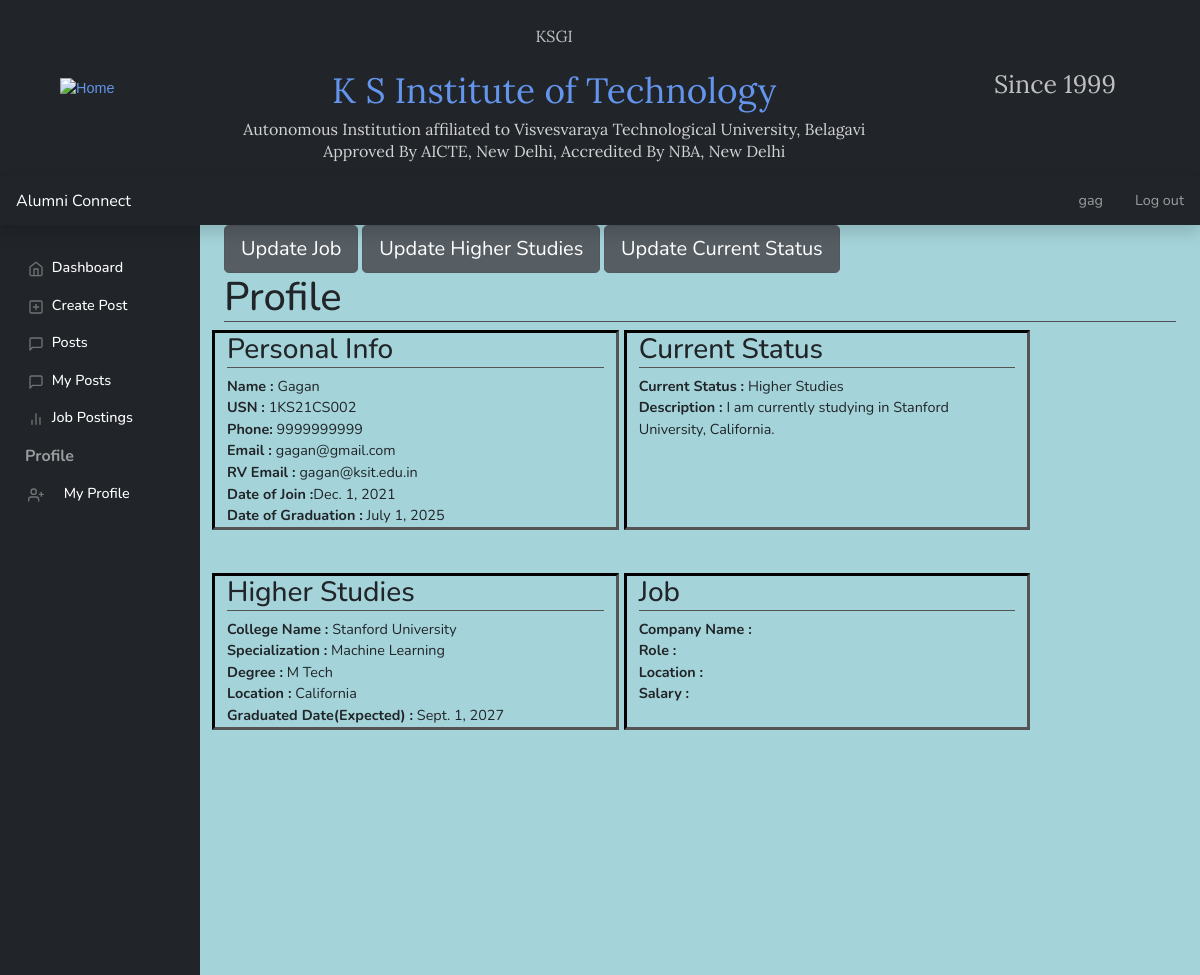
The app's page /alumni/profile (signed in) with its own data.
### alumni/models.py (models this page shows)
class Alumni(models.Model):
    usn = models.CharField(max_length=10)
    user = models.OneToOneField(User, on_delete=models.CASCADE, related_name='alumnus_details')
    name = models.CharField(max_length=100, null=True,validators=[RegexValidator('[+-/%@$^&*()!:;]',inverse_match=True)])
    phone = models.CharField(max_length=10, null=True)
    email = models.CharField(max_length=100, null=True)
    rv_email = models.CharField(max_length=100, null=True)
    branch = models.CharField(max_length=50, null=True)
    year_joined = models.DateField(null = True)
    year_passed = models.DateField(null = True)
    class Meta:
        db_table = 'alumni'

class Category(models.Model):
    alumnus = models.OneToOneField(Alumni, on_delete=models.CASCADE,null=True,blank=True)
    Category=models.CharField(max_length=20,choices=category_choices,default='Job')
    description=models.CharField(max_length=250,null=True,blank=True)
    class Meta:
        db_table = 'category'

class Higherstudies(models.Model):
    alumnus = models.OneToOneField(Alumni, on_delete=models.CASCADE,null=True,blank=True)
    college_name = models.CharField(max_length=100)
    specialization = models.CharField(max_length=100, null=True,choices=spe_choices)
    degree = models.CharField(max_length=20, null=True,choices=degree_choices)
    location=models.CharField(max_length=20,null=True)
    yearofgrad = models.DateField(max_length=10, null=True)
    class Meta:
        db_table = 'higherstudies'

### alumni/views.py (the view)
# urls.py: path('profile',views.Profile,name='profile'),
def Profile(request):
    data=Alumni.objects.get(user=request.user)
    return render(request,'alumni/profile.html',{'data':data})

### alumni/templates/alumni/profile.html
{% extends "base.html" %}
{% block sidebar %}
{% if perms.auth.is_admin %}
{% include "admin/components/sidebar.html" %}
{% elif perms.auth.is_alumnus %}
{% include "alumni/components/sidebar.html" %}
{% elif perms.auth.is_student %}
{% include "student/components/sidebar.html" %}
{% endif %}
{% endblock %}
{% block content %}
<main class="col-md-9 ms-sm-auto col-lg-10 px-md-4">
  <a href="{% url 'update' %}" class="btn btn-secondary btn-lg active" role="button" aria-pressed="true">Update Job</a>
  <a href="{% url 'update2' %}" class="btn btn-secondary btn-lg active" role="button" aria-pressed="true">Update Higher Studies</a>
  <a href="{% url 'update3' %}" class="btn btn-secondary btn-lg active" role="button" aria-pressed="true">Update Current Status</a>
  <h1 style="border-bottom:inset;border-color:rgb(81, 78, 90);border-width: thin;">Profile</h1>
<div class="row">
  <div  style="border-style:inset; border-color:black; margin-right: 5px;" class="col-md-5 col-sm-8 ">
      <h3 style="border-bottom:inset;border-color:black;border-width: thin;">Personal Info</h3>
      <b>Name : </b>{{data.name}}<br>
      <b>USN :</b> {{data.usn}}<br>
      <b>Phone:</b> {{data.phone}}<br>
      <b>Email : </b>{{data.email}}<br>
      <b>RV Email :</b> {{data.rv_email}}<br>
      <b>Date of Join :</b>{{data.year_joined}}<br>
      <b>Date of Graduation :</b> {{data.year_passed}}<br>
    </div>
    <div style="border-style:inset; border-color:black;"  class="col-md-5 col-sm-6">
      <h3 style="border-bottom:inset;border-color:black;border-width: thin;">Current Status</h3>
      <b>Current Status : </b>{{data.category.Category}}<br>
      <b>Description :</b> {{data.category.description}}<br>
    </div>
</div>
<br><br>
<div class="row">
<div style="border-style:inset; border-color:black;margin-right: 5px"  class="col-md-5 col-sm-8">
  <h3 style="border-bottom:inset;border-color:black;border-width: thin;">Higher Studies</h3>
  <b>College Name : </b> {{data.higherstudies.college_name}}<br>
  <b>Specialization :</b> {{data.higherstudies.specialization}}<br>
  <b>Degree :</b> {{data.higherstudies.degree}}<br>
  <b>Location :</b> {{data.higherstudies.location}}<br>
  <b>Graduated Date(Expected) :</b> {{data.higherstudies.yearofgrad}}<br>
</div>
<div style="border-style:inset; border-color:black;" class="col-md-5 col-sm-6">
  <h3 style="border-bottom:inset;border-color:black;border-width: thin;">Job</h3>
   <b>Company Name : </b> {{data.job.company_name}}<br>
   <b>Role :</b> {{data.job.role}}<br>
   <b>Location :</b> {{data.job.location}}<br>
   <b>Salary :</b> {{data.job.salary}}<br>
</div>
</div>
</main>
{% endblock %}

### templates/base.html (shortened to what this page needs)
<!DOCTYPE html>
<html lang="en">
<head>
    {% include 'styles.html' %}
    <link rel="stylesheet" href="https://cdn.jsdelivr.net/npm/bootstrap-icons@1.7.2/font/bootstrap-icons.css">
</head>
<body style="background-image: url('https://encrypted-tbn0.gstatic.com/images?q=tbn:ANd9GcT_29Bc4_Br_L-YMg3EzgebvZsuxY8Dad6ALQ&usqp=CAU'); background-repeat: no-repeat;
background-attachment: fixed;
background-size: cover;">
    {% include 'rvheader.html' %}
    <header class="navbar navbar-dark sticky-top bg-dark flex-md-nowrap p-0 shadow">
        <a class="navbar-brand col-md-3 col-lg-2 me-0 px-3" href="{% url 'home' %}">Alumni Connect</a>
        <div class="navbar-nav">
            {% if user.is_authenticated %}
            <div class="nav-item text-nowrap">
                <a class="nav-link px-3" href="{% url 'home' %}">
                    {{ user.get_username }}
                </a>
            </div>
            {% endif %}
        </div>
        <div class="navbar-nav">
            {% if user.is_authenticated %}
            <div class="nav-item text-nowrap">
                <a class="nav-link px-3" href="{% url 'logout'%}?next=/">Log out</a>
            </div>
            {% else %}
            <div class="nav-item text-nowrap">
                <a class="nav-link px-3" href="{% url 'login' %}?next=/">Log in</a>
            </div>
            {% endif %}
        </div>
    </header>
    <div class="container-fluid">
        <div class="row">
            {% block sidebar %}
            {% endblock %}
            {% block content %}
            {% endblock %}
        </div>
    </div>
</body>
</html>

### templates/styles.html (shortened to what this page needs)
{% load static %}
<link href="https://cdn.jsdelivr.net/npm/bootstrap@5.1.3/dist/css/bootstrap.min.css" rel="stylesheet"
>
<link rel="stylesheet" href="{% static 'css/style.css' %}?version=2">

### templates/rvheader.html (shortened to what this page needs)
<div style="
  background-color: #212529;
    padding-top: 1rem;
    padding-bottom: 1rem;
    padding-left: 0px;
    padding-right: 0px;
  ">
  <div style="
      display: flex;
      justify-content: space-between;
      padding-left: 5vw;
      padding-right: 5vw;
      align-items: center;
      font-family: sans-serif;
    ">
    <div>
      <a href="/"><img
          src="https://ksit.ac.in/img/leftlogo.png"
          alt="Home" style="width: 120px" /></a>
    </div>
    <div style="text-align: center">
      <h3 class="rtecenter" style="
          margin-block-start: 0;
          margin-block-end: 15px;
          font-weight: normal;
        ">
        <span style="color: #C0C0C0;font-size: 1rem; font-family: 'Lora', serif;">KSGI</span>
      </h3>
      <h1 class="rtecenter" style="text-decoration: none; margin-block-end: 0">
        <span style="font-size: 2.2rem;font-weight: 90;font-family: 'Lora', serif;"><a style = "color: cornflowerblue;" href="https://www.rvce.edu.in/" target="_blank" style="text-decoration: none">K S Institute of Technology
          </a></span>
      </h1>
      <h6 class="rtecenter" style="
          margin-block-start: 7px;
          margin-block-end: 3px;
          font-weight: normal;
        ">
        <span style="color: #d3d3d3;font-weight: 90; font-family: 'Lora', serif;">Autonomous Institution affiliated to Visvesvaraya Technological
          University, Belagavi</span>
      </h6>
      <h6 class="rtecenter" style="
          margin-block-start: 3px;
          margin-block-end: 0;
          font-weight: normal;
        ">
        <span style="color: #d3d3d3;font-weight: 90;font-family: 'Lora', serif;">Approved By AICTE, New Delhi, Accredited By NBA, New Delhi</span>
      </h6>
    </div>
    <div style="display: flex; justify-content: space-between">
      <h1 style="
          font-weight: normal;
          display: flex;
          align-items: center;
          font-size: 25px;
          float: left;
          padding-right: 2vw;
        ">
        <span style="color: #C0C0C0;font-weight: 90; font-family: 'Lora', serif;">Since 1999</span>
      </h1>
    </div>
  </div>
</div>

### alumni/templates/alumni/components/sidebar.html
<nav id="sidebarMenu" class="navbar-dark bg-dark col-md-3 col-lg-2 d-md-block sidebar-sticky collapse">
    <div class="position-sticky pt-3">
        <ul class="nav flex-column">
            <li class="nav-item  {% if request.resolver_match.url_name == 'home' %}active{% endif %}">
                <a class="nav-link {% if request.resolver_match.url_name == 'home' %}active{% endif %}" href="{% url 'home' %}">
                    <span data-feather="home"></span>
                    Dashboard
                </a>
            </li>
            <li class="nav-item {% if request.resolver_match.url_name == 'new_post' %}active{% endif %}">
                <a class="nav-link {% if request.resolver_match.url_name == 'new_post' %}active{% endif %}" href="{% url 'new_post' %}">
                    <span data-feather="plus-square"></span>
                    Create Post
                </a>
            </li>
            <li class="nav-item {% if request.resolver_match.url_name == 'post_list' %}active{% endif %}">
                <a class="nav-link {% if request.resolver_match.url_name == 'post_list' %}active{% endif %}" href="{% url 'post_list' %}">
                    <span data-feather="message-square"></span>
                    Posts
                </a>
            </li>
            <li class="nav-item {% if request.resolver_match.url_name == 'list_alumni_post' %}active{% endif %}">
                <a class="nav-link {% if request.resolver_match.url_name == 'list_alumni_post' %}active{% endif %}" href="{% url 'list_alumni_post' %}">
                    <span data-feather="message-square"></span>
                    My Posts
                </a>
            </li>
            <li class="nav-item {% if request.resolver_match.url_name == '#' %}active{% endif %}">
                <a class="nav-link {% if request.resolver_match.url_name == '#' %}active{% endif %}" href="{% url 'list_event' %}">
                    <span data-feather="bar-chart-2"></span>
                    Job Postings
                </a>
            </li>
        </ul>
    </div>
    <div class="mb-4">
        <button class="btn bg-transparent align-items-center rounded collapsed" data-bs-toggle="collapse"
            data-bs-target="#new-collapse" aria-expanded="true">
            <span class='navbar-text'><b>Profile</b></span>
        </button>
        <div class="collapse show" id="new-collapse">
            <ul class="nav flex-column">
                <li class="nav-item {% if request.resolver_match.url_name == 'new_student' %}active{% endif %}">
                    <a class="nav-link {% if request.resolver_match.url_name == 'new_student' %}active{% endif %}"
                        aria-current="page" href="{% url 'profile' %}">
                        <span data-feather="user-plus" class="me-3"></span> My Profile
                    </a>
                </li>
            </ul>
        </div>
    </div>
</nav>

### static/css/style.css (style rules this page uses)
body { font-size: 0.9rem; font-family: 'Nunito', sans-serif; background-color:#41a6b079; }
a { color: cornflowerblue; text-decoration: none; }
.feather { width: 16px; height: 16px; vertical-align: text-bottom; }
.sidebar-sticky { position: relative; top: 0; bottom: 0; min-height: calc(100vh - 50px); padding-top: 0.5rem; overflow-x: hidden; overflow-y: auto; }
.sidebar-sticky .nav-link { font-weight: 500; color: #333333; }
.sidebar-sticky .nav-link .feather { margin-right: 4px; color: #727272; }
.sidebar-sticky .nav-link { color: white; }
.navbar-brand { padding-top: 0.75rem; padding-bottom: 0.75rem; font-size: 1rem; }

### records on screen
Alumni: name "Gagan", usn "1KS21CS002", phone "9999999999", email "gagan@gmail.com", rv_email "gagan@ksit.edu.in", year_joined "Dec. 1, 2021", year_passed "July 1, 2025", category.Category "Higher Studies", category.description "I am currently studying in Stanford University, California.", higherstudies.college_name "Stanford University", higherstudies.specialization "Machine Learning", higherstudies.degree "M Tech", higherstudies.location "California", higherstudies.yearofgrad "Sept. 1, 2027"

### other values on screen
{{ user.get_username }} "gag"
